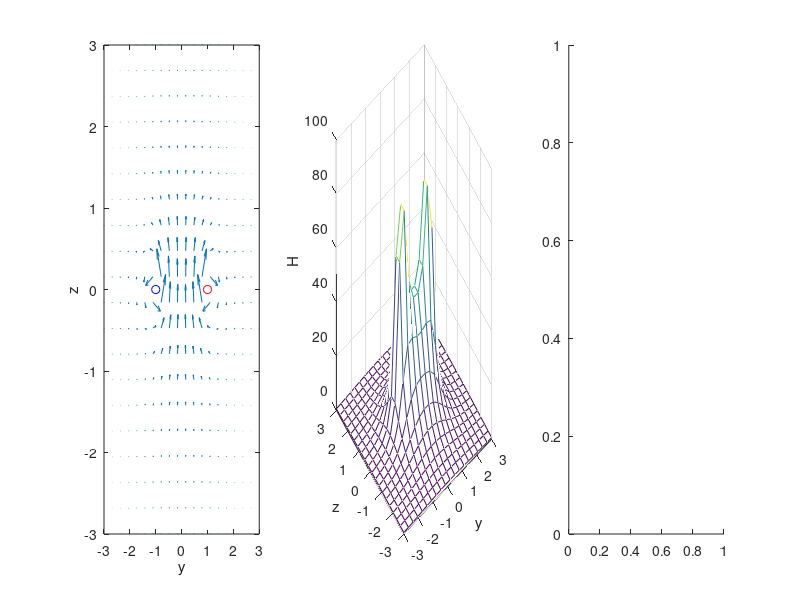

Write MATLAB code to recreate this figure. (Note: this script raises an error after producing the figure.)
clear all
a=1; %输入电流环半径值
I=100; %输入电流环中电流值
C=I/(4*pi); %归并常数
N=50; %设定电流环分段数
ym=3; % 设置场域中 y 方向的范围
zm=3; % 设置场域中 z 方向的范围
y=linspace(-ym,ym,20); % 将 y 轴等分成 20 等份
z=linspace(-zm,zm,20); % 将 z 轴等分成 20 等份
theta0=linspace(0,2*pi,N+1); %环的圆周角分段 
theta1=theta0(1:N); 
x1=a*cos(theta1); y1=a*sin(theta1); %环各段矢量的起始坐标 y1,z1
theta2=theta0(2:N+1); 
x2=a*cos(theta2); y2=a*sin(theta2); %环各段矢量的终点坐标 y2,z2
zc=0; xc=(x2+x1)./2; yc=(y2+y1)./2; %计算环各段矢量中点的三个坐标分量
dlz=0;dlx=x2-x1;dly=y2-y1; %计算环各段矢量 dl 的三个长度分量
 NGx=20; NGy=20; %网格线数
 Hy=zeros(20);Hz=zeros(20);H=zeros(20); %建立 H 的矩阵
for i=1:NGy %循环计算各网点上的 H（x,y）值
 for j=1:NGx
 rx=0-xc; ry=y(j)-yc; rz=z(i)-zc; %计算径矢 r 的 3 个长度分量，r 在 z=0 的面上
 r3=sqrt(rx.^2+ry.^2+rz.^2).^3; %计算 r 的 3 次方
 dlXr_y=dlz.*rx-dlx.*rz; %计算叉乘 dl×r 的 y 和 z 分量，x 分量为 0
 dlXr_z=dlx.*ry-dly.*rx;
 Hy(i,j)=sum(C.*dlXr_y./r3); %把环各段产生的磁场强度分量累加
 Hz(i,j)=sum(C.*dlXr_z./r3);
 H=(Hy.^2+Hz.^2).^0.5; %计算 H 的大小
end
end
subplot(1,3,1), quiver(y,z,Hy,Hz); %画磁场强度矢量图
hold on 
axis([-3,3,-3,3]); 
plot(1,0,'ro',-1,0,'bo'), %标准线圈剖面
xlabel('y'),ylabel('z'), %修饰图形，标注坐标轴
subplot(1,3,2), mesh(y,z,H); %画磁场强度图
axis([-3,3,-3,3,0,100]) 
xlabel('y'),ylabel('z'),zlabel('H');
theta=[0 50 60 70 80 90 100 110 120 130 180].*pi/180; %设置电力线的弧度值
ys=1.1*cos(theta); %设置电力线起始圆 y 坐标
zs=1.1*sin(theta); %设置电力线起始圆 z 坐标
subplot(1,3,3), streamline(y,z,Hy,Hz,ys,zs); %从起始圆处向外绘制磁力线
streamline(y,z,-Hy,-Hz,ys,zs); %从起始圆处向内绘制磁力线
xlabel('y'),ylabel('z');
